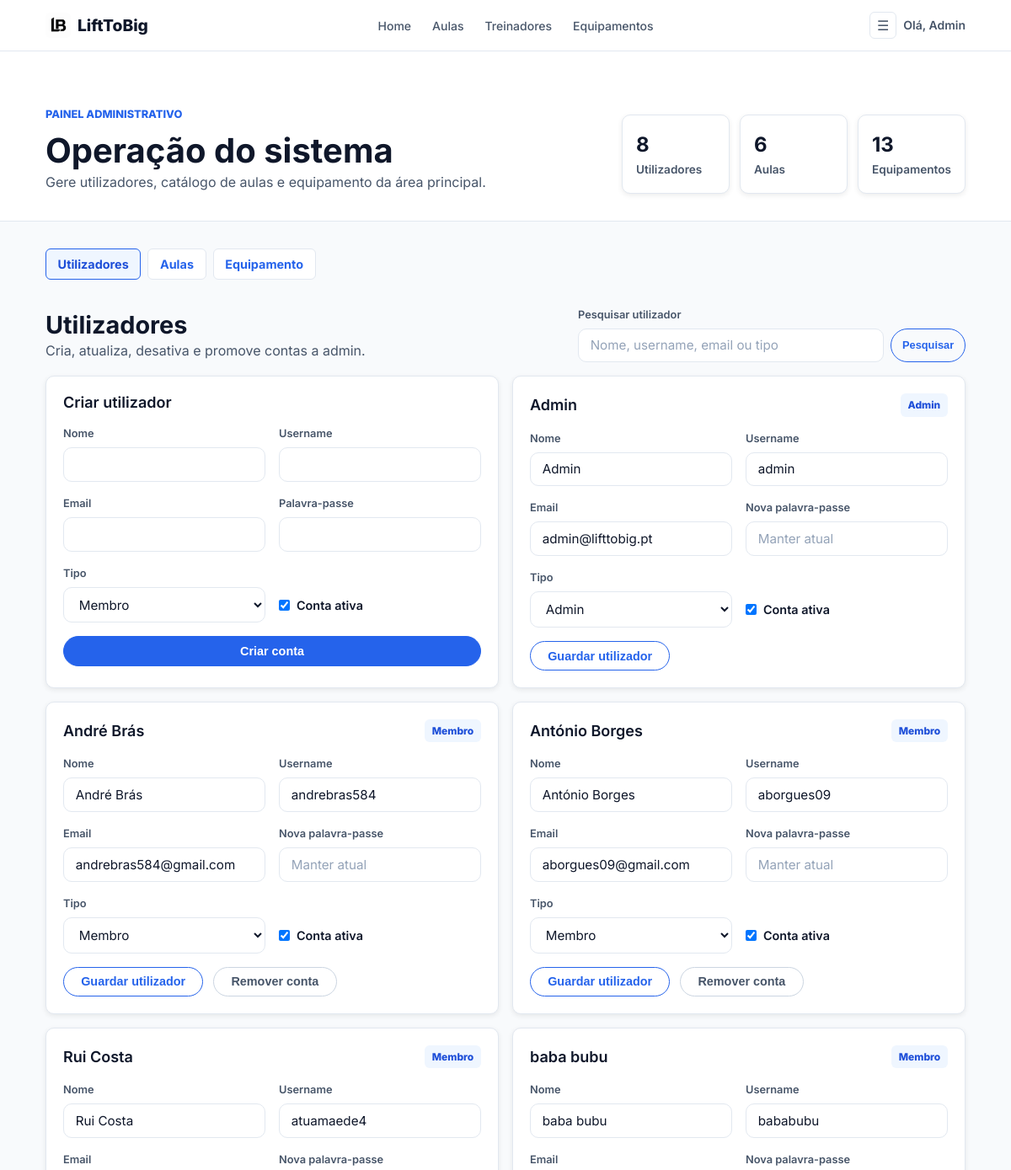
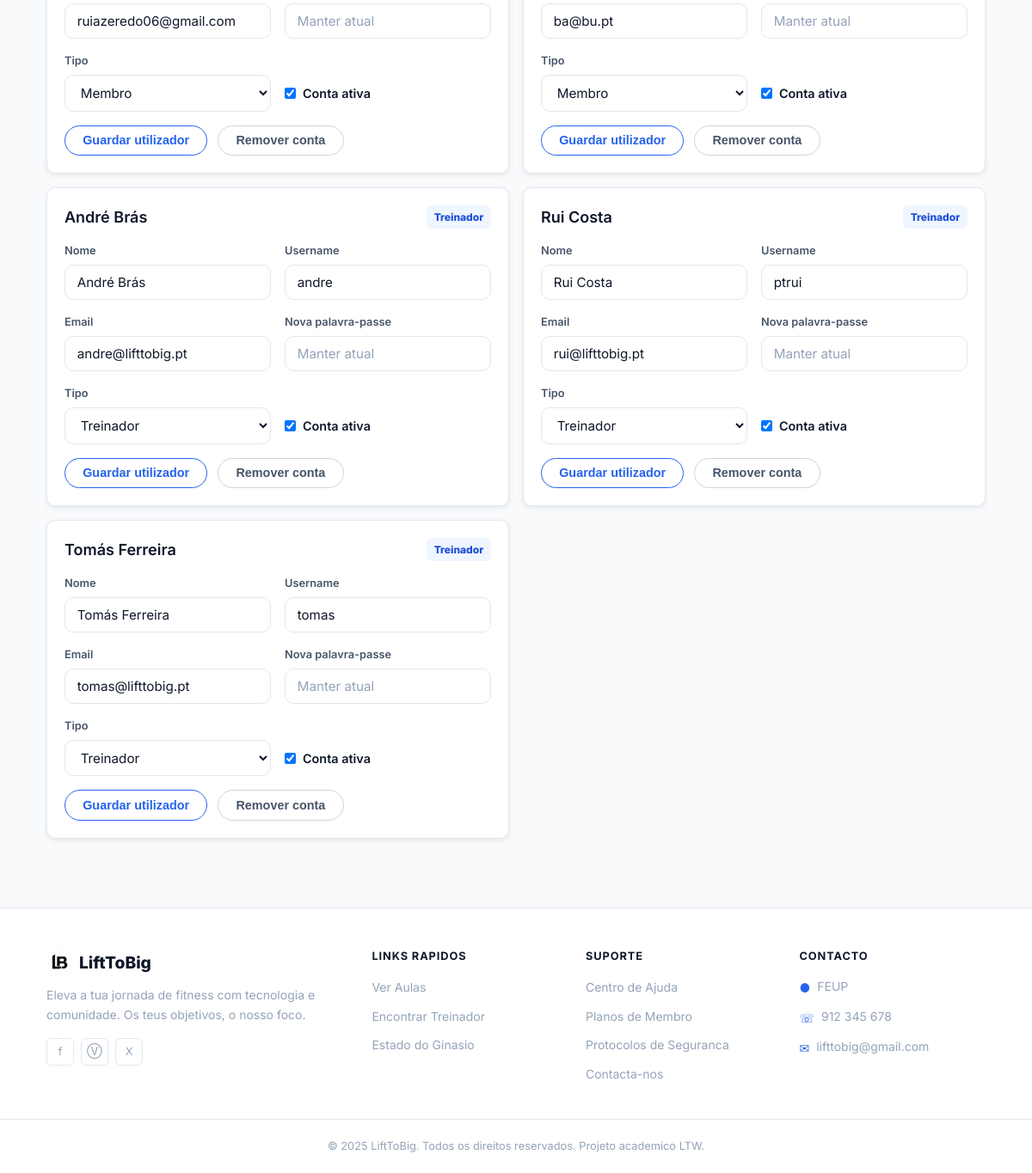
/pages/admin.php (signed in), run on the app's committed database (2 pictures, top to bottom).
### tables this page shows
CREATE TABLE user (
  id INTEGER PRIMARY KEY AUTOINCREMENT,
  name TEXT NOT NULL,
  email TEXT NOT NULL UNIQUE,
  password_hash TEXT NOT NULL,
  role TEXT NOT NULL CHECK (role IN ('member', 'trainer', 'admin')),
  photo TEXT,
  is_active INTEGER NOT NULL DEFAULT 1,
  created_at DATETIME DEFAULT CURRENT_TIMESTAMP
, username TEXT);

### database/User.php (called while the page is built, shortened)
<?php
class User {
    public static function getAll(PDO $db): array {
        $stmt = $db->query('
            SELECT id, name, username, email, role, photo, is_active, created_at
            FROM user
            ORDER BY role ASC, name ASC
        ');
        return $stmt->fetchAll(PDO::FETCH_ASSOC);
    }
}

### database/ClassCatalog.php (called while the page is built, shortened)
<?php
class ClassCatalog {
    public static function getAll(PDO $db): array {
        $stmt = $db->query('
            SELECT
                class.id,
                class.trainer_id,
                class.name,
                class.description,
                class.type,
                class.intensity,
                class.duration,
                class.capacity,
                class.image,
                user.name AS trainer_name
            FROM class
            LEFT JOIN trainer ON trainer.id = class.trainer_id
            LEFT JOIN user ON user.id = trainer.user_id
            ORDER BY class.name ASC
        ');
        return $stmt->fetchAll(PDO::FETCH_ASSOC);
    }
}

### database/Equipment.php (called while the page is built, shortened)
<?php
class Equipment {
    public static function getAll(PDO $db): array {
        $stmt = $db->query('
            SELECT id, name, category, status, location, total_quantity, maintenance_quantity, rental_available
            FROM equipment
            ORDER BY category ASC, name ASC
        ');
        return $stmt->fetchAll(PDO::FETCH_ASSOC);
    }
}

### utils/session.php (called while the page is built, shortened)
<?php
function getUserId(): ?int {
    return isset($_SESSION['user_id']) ? (int) $_SESSION['user_id'] : null;
}

### pages/admin.php (the view, shortened to what this page needs)
<?php
require_once __DIR__ . '/../database/connection.php';
require_once __DIR__ . '/../database/User.php';
require_once __DIR__ . '/../database/ClassCatalog.php';
require_once __DIR__ . '/../database/Trainer.php';
require_once __DIR__ . '/../database/Equipment.php';
require_once __DIR__ . '/../utils/session.php';
$db = getDB();
$users = User::getAll($db);
$classes = ClassCatalog::getAll($db);
$equipment = Equipment::getAll($db);
$roleLabels = [
  'member' => 'Membro',
  'trainer' => 'Treinador',
  'admin' => 'Admin',
];
require __DIR__ . '/../templates/header.php';
?>
  <main class="admin">
    <section class="admin-hero">
      <div class="container admin-hero-inner">
        <div>
          <p class="admin-eyebrow">Painel administrativo</p>
          <h1>Operação do sistema</h1>
          <p>Gere utilizadores, catálogo de aulas e equipamento da área principal.</p>
        </div>
        <div class="admin-stats" aria-label="Resumo do sistema">
          <div><strong><?= count($users) ?></strong><span>Utilizadores</span></div>
          <div><strong><?= count($classes) ?></strong><span>Aulas</span></div>
          <div><strong><?= count($equipment) ?></strong><span>Equipamentos</span></div>
        </div>
      </div>
    </section>
    <section class="admin-content">
      <div class="container">
        <nav class="admin-tabs" aria-label="Secções de administração">
          <button type="button" class="active" data-admin-tab="users">Utilizadores</button>
          <button type="button" data-admin-tab="classes">Aulas</button>
          <button type="button" data-admin-tab="equipment">Equipamento</button>
        </nav>
        <section id="users" class="admin-section active" data-admin-panel="users">
          <div class="admin-section-header">
            <div>
              <h2>Utilizadores</h2>
              <p>Cria, atualiza, desativa e promove contas a admin.</p>
            </div>
            <form class="admin-search" role="search" data-user-search-form>
              <label for="user-search">Pesquisar utilizador</label>
              <div class="admin-search-row">
                <input type="search" id="user-search" placeholder="Nome, username, email ou tipo" />
                <button type="submit" class="btn btn-outline btn-sm">Pesquisar</button>
              </div>
            </form>
          </div>
          <div class="admin-grid">
            <form action="../actions/action_admin_user.php" method="POST" class="admin-card admin-form">
              <h3>Criar utilizador</h3>
              <div class="form-row">
                <div class="form-group">
                  <label for="new-user-name">Nome</label>
                  <input type="text" id="new-user-name" name="name" required />
                </div>
                <div class="form-group">
                  <label for="new-user-username">Username</label>
                  <input type="text" id="new-user-username" name="username" required />
                </div>
              </div>
              <div class="form-row">
                <div class="form-group">
                  <label for="new-user-email">Email</label>
                  <input type="email" id="new-user-email" name="email" required />
                </div>
                <div class="form-group">
                  <label for="new-user-password">Palavra-passe</label>
                  <input type="password" id="new-user-password" name="password" minlength="8" required />
                </div>
              </div>
              <div class="form-row">
                <div class="form-group">
                  <label for="new-user-role">Tipo</label>
                  <select id="new-user-role" name="role">
                    <?php foreach ($roleLabels as $value => $label): ?>
                      <option value="<?= htmlspecialchars($value) ?>"><?= htmlspecialchars($label) ?></option>
                    <?php endforeach; ?>
                  </select>
                </div>
                <label class="admin-check">
                  <input type="checkbox" name="is_active" checked />
                  Conta ativa
                </label>
              </div>
              <button type="submit" class="btn btn-primary">Criar conta</button>
            </form>
            <?php foreach ($users as $user): ?>
              <form
                action="../actions/action_admin_user.php"
                method="POST"
                class="admin-card admin-form"
                data-user-id="<?= (int) $user['id'] ?>"
                data-user-card="<?= htmlspecialchars(strtolower($user['name'] . ' ' . $user['username'] . ' ' . $user['email'] . ' ' . ($roleLabels[$user['role']] ?? $user['role']))) ?>"
              >
                <div class="admin-card-title">
                  <h3><?= htmlspecialchars($user['name']) ?></h3>
                  <span class="admin-pill"><?= htmlspecialchars($roleLabels[$user['role']] ?? $user['role']) ?></span>
                </div>
                <div class="form-row">
                  <div class="form-group">
                    <label for="user-name-<?= (int) $user['id'] ?>">Nome</label>
                    <input type="text" id="user-name-<?= (int) $user['id'] ?>" name="name" value="<?= htmlspecialchars($user['name']) ?>" required />
                  </div>
                  <div class="form-group">
                    <label for="user-username-<?= (int) $user['id'] ?>">Username</label>
                    <input type="text" id="user-username-<?= (int) $user['id'] ?>" name="username" value="<?= htmlspecialchars($user['username']) ?>" required />
                  </div>
                </div>
                <div class="form-row">
                  <div class="form-group">
                    <label for="user-email-<?= (int) $user['id'] ?>">Email</label>
                    <input type="email" id="user-email-<?= (int) $user['id'] ?>" name="email" value="<?= htmlspecialchars($user['email']) ?>" required />
                  </div>
                  <div class="form-group">
                    <label for="user-password-<?= (int) $user['id'] ?>">Nova palavra-passe</label>
                    <input type="password" id="user-password-<?= (int) $user['id'] ?>" name="password" placeholder="Manter atual" />
                  </div>
                </div>
                <div class="form-row">
                  <div class="form-group">
                    <label for="user-role-<?= (int) $user['id'] ?>">Tipo</label>
                    <select id="user-role-<?= (int) $user['id'] ?>" name="role">
                      <?php foreach ($roleLabels as $value => $label): ?>
                        <option value="<?= htmlspecialchars($value) ?>" <?= $user['role'] === $value ? 'selected' : '' ?>><?= htmlspecialchars($label) ?></option>
                      <?php endforeach; ?>
                    </select>
                  </div>
                  <label class="admin-check">
                    <input type="checkbox" name="is_active" <?= (int) $user['is_active'] === 1 ? 'checked' : '' ?> />
                    Conta ativa
                  </label>
                </div>
                <div class="admin-actions">
                  <button type="submit" class="btn btn-outline">Guardar utilizador</button>
                  <?php if ((int) $user['id'] !== (int) getUserId()): ?>
                    <button
                      type="submit"
                      class="btn btn-ghost"
                      name="action"
                      value="delete"
                      formnovalidate
                      onclick="return confirm('Tens a certeza que queres remover esta conta? Esta ação não pode ser desfeita.');"
                    >
                      Remover conta
                    </button>
                  <?php endif; ?>
                </div>
              </form>
            <?php endforeach; ?>
          </div>
        </section>
      </div>
    </section>
  </main>
<?php require __DIR__ . '/../templates/footer.php'; ?>

### data on the page
user: name "Admin", role "Admin", username "admin", email "admin@lifttobig.pt", is_active "☑"
user: name "André Brás", role "Membro", username "andrebras584", email "andrebras584@gmail.com", is_active "☑", shows "Remover conta"
user: name "António Borges", role "Membro", username "aborgues09", email "aborgues09@gmail.com", is_active "☑", shows "Remover conta"
user: name "Rui Costa", role "Membro", username "atuamaede4", email "ruiazeredo06@gmail.com", is_active "☑", shows "Remover conta"
user: name "baba bubu", role "Membro", username "bababubu", email "ba@bu.pt", is_active "☑", shows "Remover conta"
user: name "André Brás", role "Treinador", username "andre", email "andre@lifttobig.pt", is_active "☑", shows "Remover conta"
user: name "Rui Costa", role "Treinador", username "ptrui", email "rui@lifttobig.pt", is_active "☑", shows "Remover conta"
user: name "Tomás Ferreira", role "Treinador", username "tomas", email "tomas@lifttobig.pt", is_active "☑", shows "Remover conta"

### other printed values
$link['label'] "Home"
$link['label'] "Aulas"
$link['label'] "Treinadores"
$link['label'] "Equipamentos"
$userName "Admin"
count($users) "8"
count($classes) "6"
count($equipment) "13"
form field role "Membro"
